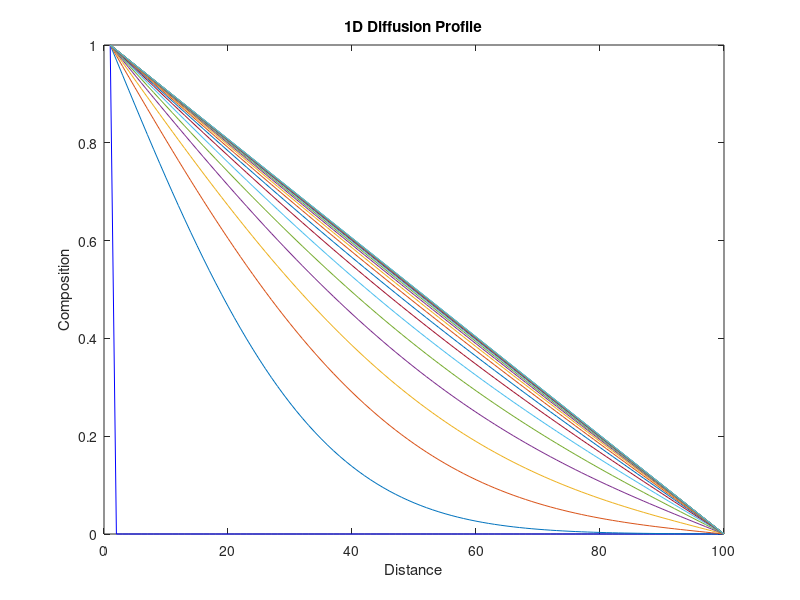

Write MATLAB code to recreate this figure.
clear all;
%Parameters
N=100;
dx=0.5;
dt=0.1;
D=1;
x=1:N;
alpha=D*dt/((dx)^2);

%Declarations
conc=zeros(1, N);

%Boundary Conditions: Left end - Diricilet, Right end - Neumann 
conc(1)=1;
conc(N)=0;

%Plot initial profile
plot(x, conc, 'b'), xlabel('Distance'), ylabel('Composition');
title('1D Diffusion Profile');
hold on

%Evolve 
for k=1:20
    for j=1:500
        for i=2:N-1
            conc(i)=conc(i)*(1-2*alpha) + alpha*(conc(i-1)+conc(i+1));
        end   
    end
    plot (x, conc);
    hold on;
end

